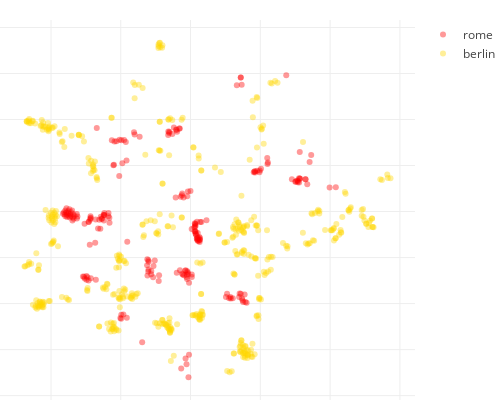

This figure's notebook cell:
### Code cell
def locations_scatter_plot(locs_x, locs_y, 
                           opposite_locs_x,opposite_locs_y,
                          locs_labels, opposite_locs_labels):
    MARKER_OPACITY = 0.4
    PLOT_HEIGHT = 400
    PLOT_WIDTH = 500
    TARGET_COLOR = 'red'
    OPPOSITE_COLOR = 'gold'
    MARGIN = dict(l=0, r=30, b=0, t=20)
    
    
    def create_scatter(x, y, colors, labels, name):
        return go.Scatter(x=x, y=y,
                          mode='markers',
                          hoverinfo='text', 
                          text=labels, name=name,
                          marker=dict(opacity=MARKER_OPACITY, 
                                       color=colors))
    
    data = [create_scatter(locs_x, locs_y, TARGET_COLOR, 
                           locs_labels, CITY),
            create_scatter(opposite_locs_x, opposite_locs_y, 
                           OPPOSITE_COLOR, opposite_locs_labels, 
                           opposite_city)]

    axis_style = dict(showticklabels=False, zeroline=False)
    layout = go.Layout(height=PLOT_HEIGHT, width=PLOT_WIDTH,
                        margin=MARGIN, hovermode='closest',
                        xaxis=axis_style, yaxis=axis_style)

    fig = go.Figure(data=data, layout=layout)

    py.iplot(fig, show_link=False)


locations_scatter_plot(np.array(visual_data[0])[indexes_target],
                       np.array(visual_data[1])[indexes_target], 
                       np.array(visual_data[0])[indexes_opposite],
                       np.array(visual_data[1])[indexes_opposite],
                       labels[indexes_target], labels[indexes_opposite])

### Figure 1 — Plotly figure (JSON) as saved in the notebook; plotly's stock layout.template omitted (floating-point values rounded to 4 significant figures; data arrays with more than 128 entries replaced by an {"elided": "..."} marker saying what was removed)
{"data": [{"hoverinfo": "text", "marker": {"color": "red", "opacity": 0.4}, "mode": "markers", "name": "rome", "text": {"elided": "216 str values"}, "type": "scatter", "uid": "0259690a-2af8-11e9-9f6d-3c15c2cf2370", "x": {"elided": "216 float values"}, "y": {"elided": "216 float values"}}, {"hoverinfo": "text", "marker": {"color": "gold", "opacity": 0.4}, "mode": "markers", "name": "berlin", "text": {"elided": "470 str values"}, "type": "scatter", "uid": "0259706c-2af8-11e9-9dbe-3c15c2cf2370", "x": {"elided": "470 float values"}, "y": {"elided": "470 float values"}}], "layout": {"height": 400, "hovermode": "closest", "margin": {"b": 0, "l": 0, "r": 30, "t": 20}, "width": 500, "xaxis": {"showticklabels": false, "zeroline": false}, "yaxis": {"showticklabels": false, "zeroline": false}}}
